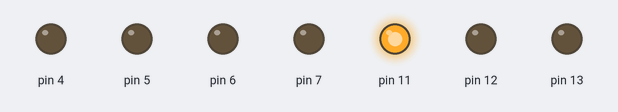
The sketch below on a simulated Arduino Uno, built with avr-gcc and run on an emulated ATmega328P. Shown: output pins drawn as LEDs (lit = HIGH).

Above: at 0.7 s.
At 3.7 s:
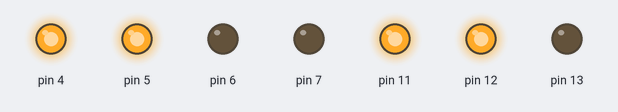
At 5.2 s:
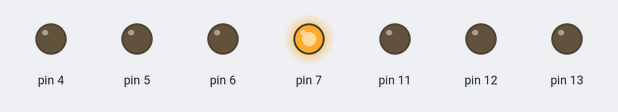
At 8.2 s:
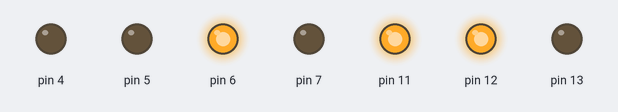
At 12.7 s:
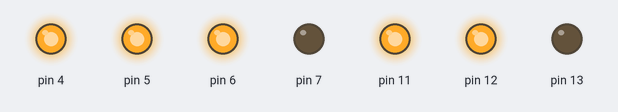
At 17.2 s:
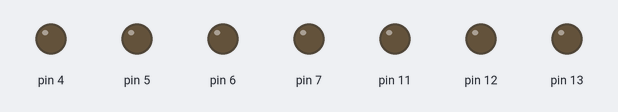
Timing chart, 0 to 19.5 s (numbered marks = the images above):
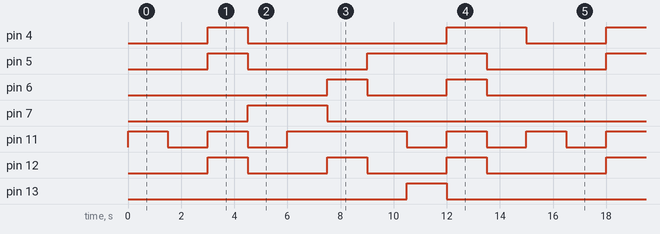

The sketch:

Lab_3_Exercise_4.ino
```cpp
void setup() {
  // put your setup code here, to run once:
  pinMode(13, OUTPUT);
  pinMode(12, OUTPUT);
  pinMode(11, OUTPUT);
  pinMode(7, OUTPUT);
  pinMode(6, OUTPUT);
  pinMode(5, OUTPUT);
  pinMode(4, OUTPUT);
}

void loop() {
  // put your main code here, to run repeatedly:
  digitalWrite(6, LOW); // A
  digitalWrite(4, LOW); // G
  digitalWrite(7, LOW); // B
  digitalWrite(5, LOW); // F
  digitalWrite(13, LOW); // C
  digitalWrite(12, LOW); // D
  digitalWrite(11, HIGH); // E
  delay(1500); // Delay of 1.5 seconds

  digitalWrite(6, LOW); // A
  digitalWrite(4, LOW); // G
  digitalWrite(7, LOW); // B
  digitalWrite(5, LOW); // F
  digitalWrite(13, LOW); // C
  digitalWrite(12, LOW); // D
  digitalWrite(11, LOW); // E
  delay(1500); // Delay of 1.5 seconds

  digitalWrite(6, LOW); // A
  digitalWrite(4, HIGH); // G
  digitalWrite(7, LOW); // B
  digitalWrite(5, HIGH); // F
  digitalWrite(13, LOW); // C
  digitalWrite(12, HIGH); // D
  digitalWrite(11, HIGH); // E
  delay(1500); // Delay of 1.5 seconds

  digitalWrite(6, LOW); // A
  digitalWrite(4, LOW); // G
  digitalWrite(7, HIGH); // B
  digitalWrite(5, LOW); // F
  digitalWrite(13, LOW); // C
  digitalWrite(12, LOW); // D
  digitalWrite(11, LOW); // E
  delay(1500); // Delay of 1.5 seconds

  digitalWrite(6, LOW); // A
  digitalWrite(4, LOW); // G
  digitalWrite(7, HIGH); // B
  digitalWrite(5, LOW); // F
  digitalWrite(13, LOW); // C
  digitalWrite(12, LOW); // D
  digitalWrite(11, HIGH); // E
  delay(1500); // Delay of 1.5 seconds

  digitalWrite(6, HIGH); // A
  digitalWrite(4, LOW); // G
  digitalWrite(7, LOW); // B
  digitalWrite(5, LOW); // F
  digitalWrite(13, LOW); // C
  digitalWrite(12, HIGH); // D
  digitalWrite(11, HIGH); // E
  delay(1500); // Delay of 1.5 seconds

  digitalWrite(6, LOW); // A
  digitalWrite(4, LOW); // G
  digitalWrite(7, LOW); // B
  digitalWrite(5, HIGH); // F
  digitalWrite(13, LOW); // C
  digitalWrite(12, LOW); // D
  digitalWrite(11, HIGH); // E
  delay(1500); // Delay of 1.5 seconds

  digitalWrite(6, LOW); // A
  digitalWrite(4, LOW); // G
  digitalWrite(7, LOW); // B
  digitalWrite(5, HIGH); // F
  digitalWrite(13, HIGH); // C
  digitalWrite(12, LOW); // D
  digitalWrite(11, LOW); // E
  delay(1500); // Delay of 1.5 seconds

  digitalWrite(6, HIGH); // A
  digitalWrite(4, HIGH); // G
  digitalWrite(7, LOW); // B
  digitalWrite(5, HIGH); // F
  digitalWrite(13, LOW); // C
  digitalWrite(12, HIGH); // D
  digitalWrite(11, HIGH); // E
  delay(1500); // Delay of 1.5 seconds

  digitalWrite(6, LOW); // A
  digitalWrite(4, HIGH); // G
  digitalWrite(7, LOW); // B
  digitalWrite(5, LOW); // F
  digitalWrite(13, LOW); // C
  digitalWrite(12, LOW); // D
  digitalWrite(11, LOW); // E
  delay(1500); // Delay of 1.5 seconds
}
```

Measured:
- by itself, pin 4: repeats every 15.0 s: LOW 7.5 s, HIGH 3.0 s, LOW 3.0 s, HIGH 1.5 s
- by itself, pin 5: repeats every 15.0 s: LOW 4.5 s, HIGH 4.5 s, LOW 4.5 s, HIGH 1.5 s
- by itself, pin 6: repeats every 15.0 s: LOW 3.0 s, HIGH 1.5 s, LOW 9.0 s, HIGH 1.5 s
- by itself, pin 7: alternates HIGH for 3.0 s and LOW for 12.0 s
- by itself, pin 11: repeats every 15.0 s: LOW 1.5 s, HIGH 1.5 s, LOW 1.5 s, HIGH 4.5 s, 2 × (LOW 1.5 s, HIGH 1.5 s)
- by itself, pin 12: repeats every 15.0 s: 2 × (LOW 3.0 s, HIGH 1.5 s), LOW 4.5 s, HIGH 1.5 s
- by itself, pin 13: alternates HIGH for 1.5 s and LOW for 13.5 s
